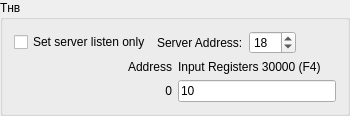
       <widget class="QGroupBox" name="gbTnv">
        <property name="title">
         <string>Тнв</string>
        </property>
        <layout class="QVBoxLayout" name="verticalLayout_4">
         <item>
          <layout class="QHBoxLayout" name="horizontalLayout_6">
           <property name="sizeConstraint">
            <enum>QLayout::SetMinimumSize</enum>
           </property>
           <item>
            <widget class="QCheckBox" name="listenOnlyBox_4">
             <property name="text">
              <string>Set server listen only</string>
             </property>
            </widget>
           </item>
           <item>
            <widget class="QLabel" name="label_39">
             <property name="sizePolicy">
              <sizepolicy hsizetype="Maximum" vsizetype="Preferred">
               <horstretch>0</horstretch>
               <verstretch>0</verstretch>
              </sizepolicy>
             </property>
             <property name="text">
              <string>Server Address:</string>
             </property>
            </widget>
           </item>
           <item>
            <widget class="QSpinBox" name="serverEdit_4">
             <property name="sizePolicy">
              <sizepolicy hsizetype="Maximum" vsizetype="Fixed">
               <horstretch>0</horstretch>
               <verstretch>0</verstretch>
              </sizepolicy>
             </property>
             <property name="minimum">
              <number>1</number>
             </property>
             <property name="maximum">
              <number>247</number>
             </property>
             <property name="value">
              <number>18</number>
             </property>
            </widget>
           </item>
           <item>
            <spacer name="horizontalSpacer_5">
             <property name="orientation">
              <enum>Qt::Horizontal</enum>
             </property>
             <property name="sizeHint" stdset="0">
              <size>
               <width>40</width>
               <height>20</height>
              </size>
             </property>
            </spacer>
           </item>
          </layout>
         </item>
         <item>
          <layout class="QGridLayout" name="gridLayout_6">
           <item row="0" column="1">
            <widget class="QLabel" name="inputRegisters_4">
             <property name="text">
              <string>Input Registers 30000 (F4)</string>
             </property>
            </widget>
           </item>
           <item row="1" column="1">
            <widget class="QLineEdit" name="inReg_20">
             <property name="sizePolicy">
              <sizepolicy hsizetype="Preferred" vsizetype="Fixed">
               <horstretch>0</horstretch>
               <verstretch>0</verstretch>
              </sizepolicy>
             </property>
             <property name="text">
              <string>10</string>
             </property>
             <property name="maxLength">
              <number>32767</number>
             </property>
             <property name="placeholderText">
              <string>Hexadecimal A-F, a-f, 0-9.</string>
             </property>
            </widget>
           </item>
           <item row="1" column="0">
            <widget class="QLabel" name="label_40">
             <property name="text">
              <string>0</string>
             </property>
             <property name="alignment">
              <set>Qt::AlignRight|Qt::AlignTrailing|Qt::AlignVCenter</set>
             </property>
            </widget>
           </item>
           <item row="0" column="0">
            <widget class="QLabel" name="address_4">
             <property name="text">
              <string>Address</string>
             </property>
             <property name="alignment">
              <set>Qt::AlignRight|Qt::AlignTrailing|Qt::AlignVCenter</set>
             </property>
            </widget>
           </item>
          </layout>
         </item>
        </layout>
       </widget>
